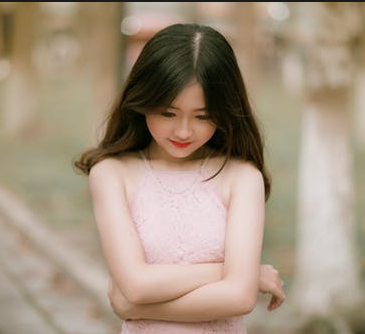
//> input picture images/test.png, 365 x 334 px
$ ./016-ROI及相关操作   (built with g++ and OpenCV 4)
//> lines starting //> are read from the running program, lines starting //| are printed output that depends on the picture; after the words box and inside, x2 and y2 are one past the last pixel; in counts of white or black regions, pixels touching at a corner belong together
#include <iostream>
#include <opencv2/opencv.hpp>

using namespace std;
using namespace cv;

/*
 * ROI及相关操作
 */
int main() {
    Mat src = imread("../images/test.png");
//> src is the input picture: 334 rows x 365 cols, CV_8UC3; mean B, G, R 128.5, 147.9, 165.4
    imshow("input", src);
    int h = src.rows;
//> h = 334
    int w = src.cols;
//> w = 365
    // 获取ROI
    int cy = h / 2;
//> cy = 167
    int cx = w / 2;
//> cx = 182
    Rect rect(cx - 100, cy - 100, 200, 200);
//> rect = Rect(82, 67, 200, 200)
    // 注意：roi 与 src指向同一块内存区域，改变roi,src也会改变
    Mat roi = src(rect);
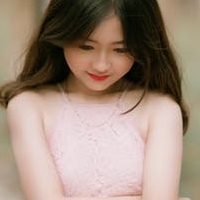
//> roi: 200 rows x 200 cols, CV_8UC3; mean B, G, R 122.9, 138.1, 158.5
    imshow("roi", roi);

    // 人物背景图，换背景
    // load image
    Mat image = imread("../images/boy.jpg");
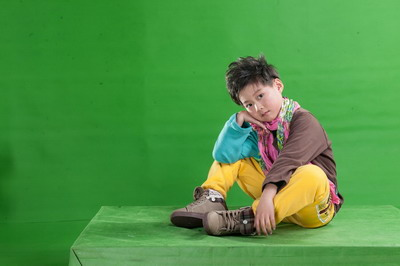
//> input picture images/boy.jpg, 400 x 266 px
//> image is the input picture: 266 rows x 400 cols, CV_8UC3; mean B, G, R 67.8, 146.6, 77.3
    imshow("input", image);
    // generate mask
    Mat hsv, mask, mask_not;
    cvtColor(image, hsv, COLOR_BGR2HSV);
//> hsv: 266 rows x 400 cols, CV_8UC3; mean H, S, V 55.9, 145.8, 151.1
    inRange(hsv, Scalar(35, 43, 46), Scalar(99, 255, 255), mask);
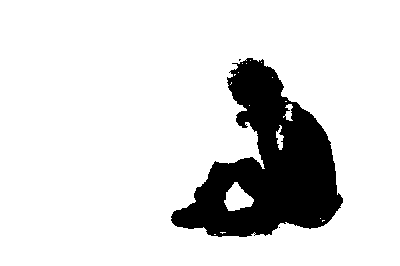
//> mask: 266 rows x 400 cols, CV_8UC1; 85.6% white; 3 black regions (2 under 20 px), largest, box (x1, y1, x2, y2) and area: (171, 58, 343, 237) 15267
    imshow("mask", mask);
    // extract person
    Mat person;
    bitwise_not(mask, mask_not);
    imshow("mask_not", mask_not);
    bitwise_and(image, image, person, mask_not);
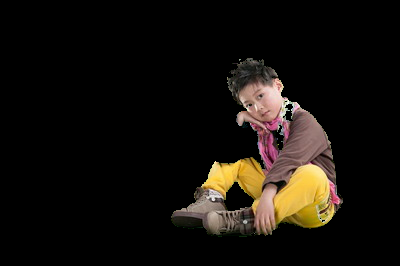
//> person: 266 rows x 400 cols, CV_8UC3; mean B, G, R 12.2, 17.2, 21.6
    imshow("person", person);
    // gengerate background
    Mat background = Mat::zeros(image.size(), image.type());
    background.setTo(Scalar(255, 0 ,0));
    imshow("background", background);
    // combine background + person
    Mat dst;
    bitwise_or(person, background, dst, mask);
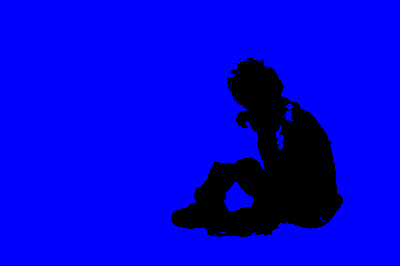
//> dst: 266 rows x 400 cols, CV_8UC3; mean B, G, R 218.4, 0, 0
    add(dst, person, dst);
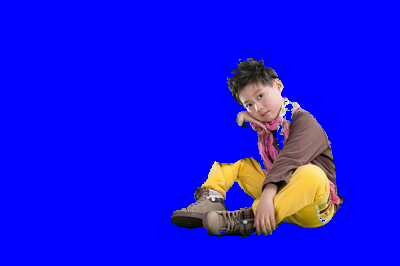
//> dst: 266 rows x 400 cols, CV_8UC3; 14.35% of pixels changed, all inside (x1, y1, x2, y2) = (171, 58, 343, 237)
    imshow("dst", dst);

    waitKey(0);
    return 0;
}
